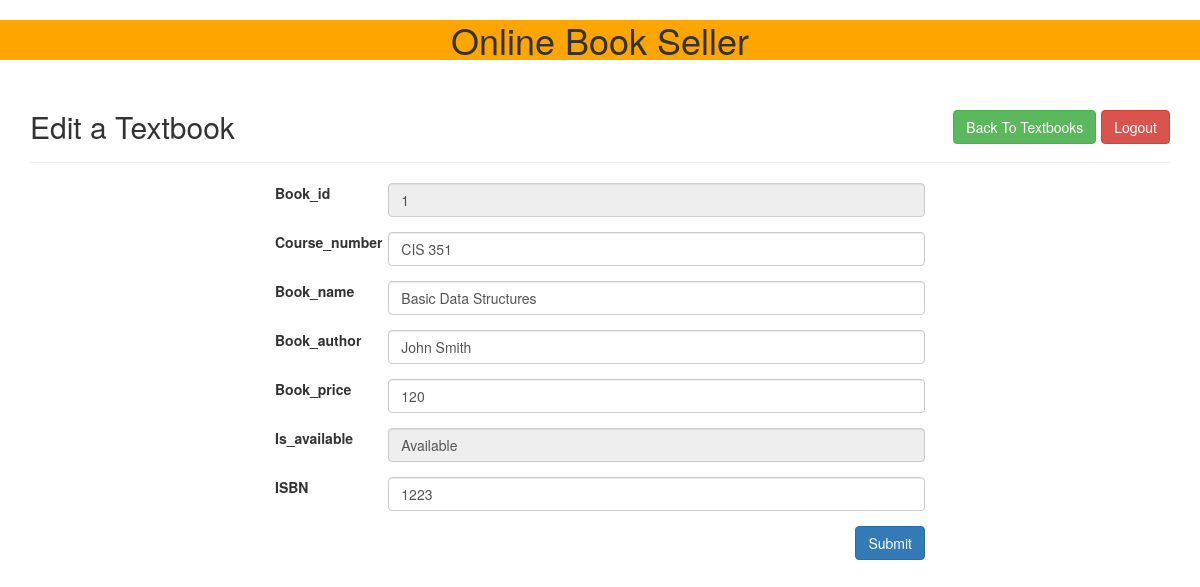
Screenshot of /edit.php?bookid=1 (signed in) with the database file from the repository.
### tables this page shows
CREATE TABLE `bookinfo` (
  `book_id` int(100) NOT NULL AUTO_INCREMENT,
  `course_number` varchar(30) NOT NULL DEFAULT '',
  `book_name` varchar(30) NOT NULL,
  `book_author` varchar(30) NOT NULL,
  `book_price` int(11) NOT NULL,
  `is_available` varchar(30) NOT NULL DEFAULT '',
  `ISBN` int(25) DEFAULT NULL,
  UNIQUE KEY `book_id` (`book_id`)
);

### common.php (called while the page is built)
<?php
function escape($html)
{
    return htmlspecialchars($html, ENT_QUOTES | ENT_SUBSTITUTE, "UTF-8");
}

### public/edit.php (the view, shortened to what this page needs)
<?php
require "../config.php";
require "../common.php";
$book = [
    "book_id" => "",
    "course_number" => "",
    "ISBN" => "",
    "book_name" => "",
    "book_author" => "",
    "book_price" => "",
    "is_available" => "",
];
if (isset($_GET['bookid'])) {
    try {
        $connection = new PDO($dsn, $db_username, $db_password, $db_options);
        $id = $_GET['bookid'];
        $sql = "SELECT * FROM bookinfo WHERE book_id = :id";
        $statement = $connection->prepare($sql);
        $statement->bindValue(':id', $id);
        $statement->execute();
        $book = $statement->fetch(PDO::FETCH_ASSOC);
    } catch (PDOException $error) {
        echo $sql . "<br>" . $error->getMessage();
    }
} else {
    echo "Something went wrong!";
    exit;
}
?>
<?php require "templates/header.php";?>
<div class="container">
    <div class="page-header clearfix">
        <h2 class="pull-left">Edit a Textbook</h2>
        <div class="btn-toolbar">
			<a href="logout.php" class="btn btn-danger pull-right">Logout</a>
            <a href="index.php" class="btn btn-success pull-right">Back To Textbooks</a>
		</div>
    </div>
    <div class="wrapper">
        <form method="post">
            <?php foreach ($book as $key => $value): ?>
            <div class="form-group row">
                <label class="col-sm-2 col-form-label" for="<?php echo $key; ?>"><?php echo ucfirst($key); ?></label>
                    <div class="col-sm-10">
                        <input class="form-control" type="text" name="<?php echo $key; ?>" id="<?php echo $key; ?>" value="<?php echo escape($value); ?>" <?php echo ($key === 'book_id' || $key === 'is_available' ? 'readonly' : null); ?>>
                    </div>
            </div>
            <?php endforeach;?>
                <input type="submit" name="submit" class="btn btn-primary btn-md pull-right" value="Submit">
        </form>
    </div>
</div>
<?php require "templates/footer.php";?>

### public/css/style.css (style rules this page uses)
.wrapper { width: 650px; margin: 0 auto; }
.page-header h2 { margin-top: 0; }

### rows the page displays
bookinfo: book_id "1", course_number "CIS 351", book_name "Basic Data Structures", book_author "John Smith", book_price "120", is_available "Available", ISBN "1223"

### other values shown
$key "Book_id"
$key "Course_number"
$key "Book_name"
$key "Book_author"
$key "Book_price"
$key "Is_available"
$key "ISBN"
